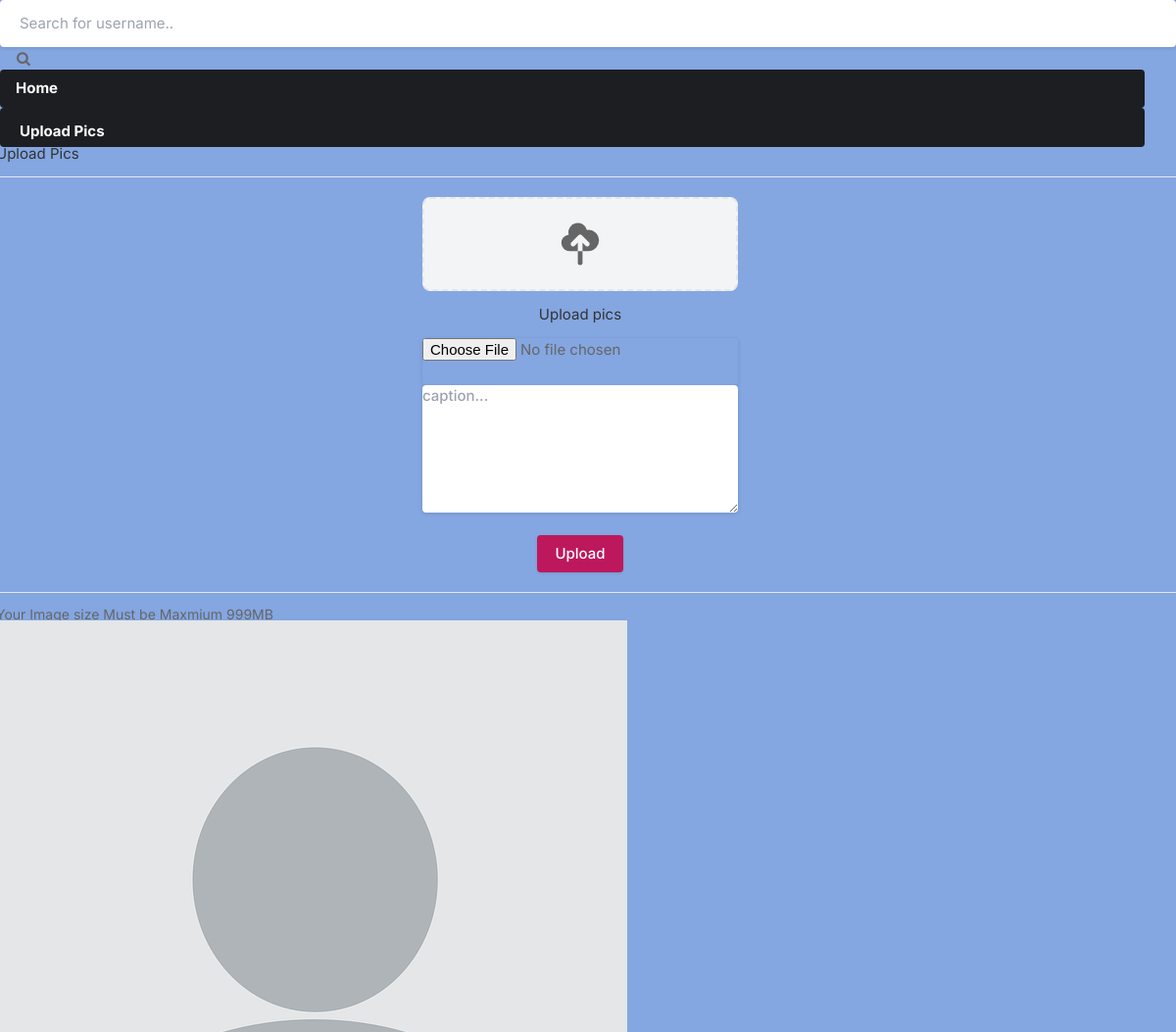
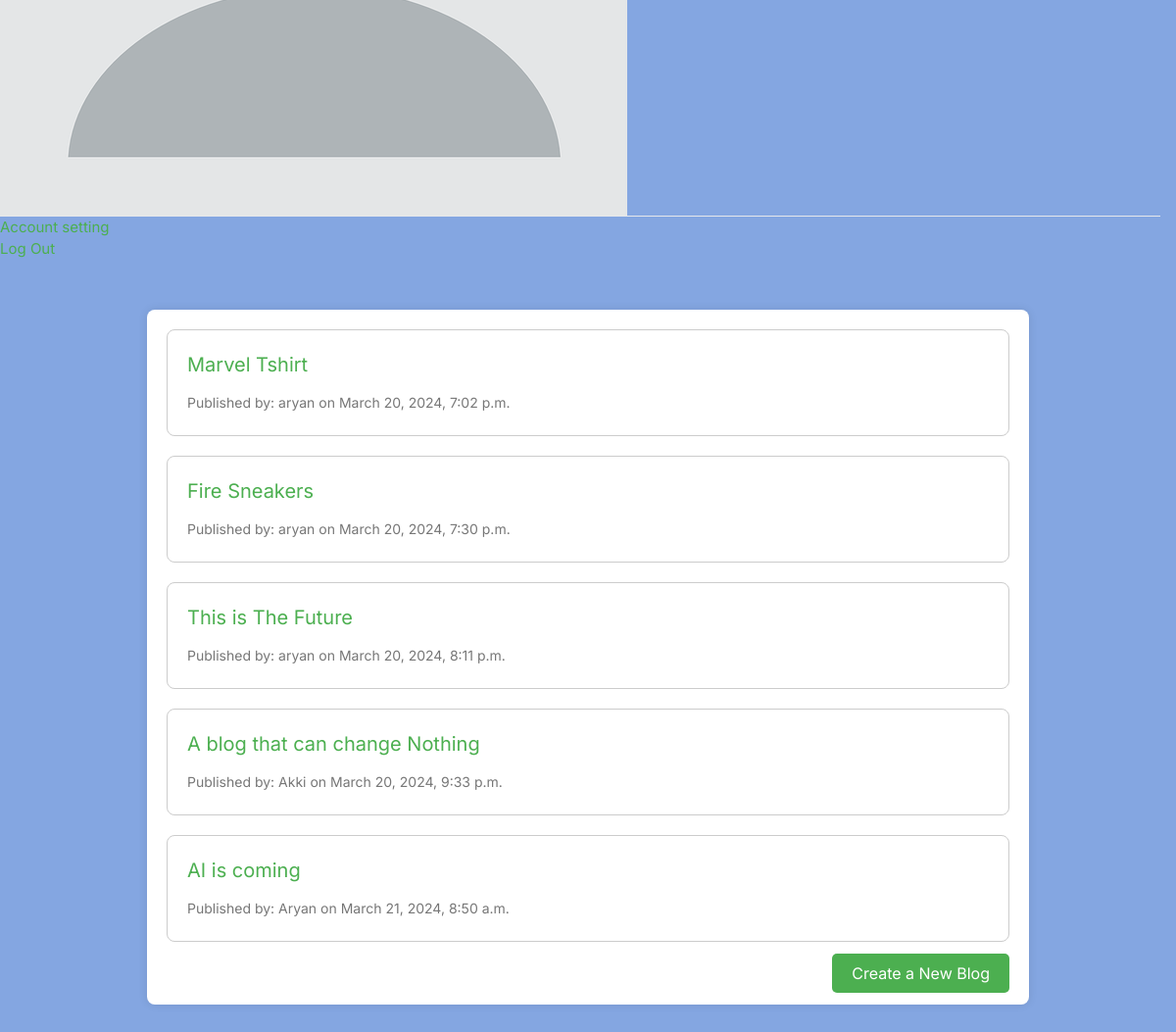
Screenshot of /blogs/ (signed in) with the database file from the repository (2 pictures, top to bottom).
### core/models.py (models this page shows, shortened)
class Profile(models.Model):
    user = models.ForeignKey(User, on_delete=models.CASCADE)
    id_user = models.IntegerField()
    bio = models.TextField(blank=True)
    profileimg = models.ImageField(upload_to='profile_images', default='blank-profile-picture.png')
    location = models.CharField(max_length=100, blank=True)

class Blog(models.Model):
    title = models.CharField(max_length=100)
    content = models.TextField()
    author = models.ForeignKey(User, on_delete=models.CASCADE)
    publication_date = models.DateTimeField(default=datetime.now)

### core/views.py (the view)
# urls.py: path('blogs/', views.blog_list, name='blog_list'),
@login_required(login_url='signin')
def blog_list(request):
    user_object = User.objects.get(username=request.user.username)
    user_profile = Profile.objects.get(user=user_object)
    blogs = Blog.objects.all()
    return render(request, 'blog_list.html', {'blogs': blogs,'user_profile': user_profile})

### templates/blog_list.html (shortened to what this page needs)
{% load static %}
<!DOCTYPE html>
<html lang="en">
<head>
    <link rel="stylesheet" href="{% static 'assets/css/icons.css' %}">
    <link rel="stylesheet" href="{% static 'assets/css/uikit.css' %}">
    <link rel="stylesheet" href="{% static 'assets/css/style.css' %}">
    <link rel="stylesheet" href="{% static 'assets/css/tailwind.css' %}">
    <link rel="stylesheet" href="https://cdnjs.cloudflare.com/ajax/libs/font-awesome/4.7.0/css/font-awesome.min.css">
</head>
<body>
    <header>
        <div class="header_inner">
            <form action="/search" method="POST">
            <div class="left-side">
                    <input type="text" name="username" placeholder="Search for username..">&nbsp; &nbsp;
                    <button type="submit"><i class="fa fa-search fa-1x"></i></button>
            </div>
        </form>
            <div class="right-side lg:pr-4">
                <a href="/" class="bg-pink-500 flex font-bold hidden hover:bg-pink-600 hover:text-white inline-block items-center lg:block max-h-10 mr-4 px-4 py-2 rounded shado text-white">Home</a>
                <a href="/upload"
                    class="bg-pink-500 flex font-bold hidden hover:bg-pink-600 hover:text-white inline-block items-center lg:block max-h-10 mr-4 px-4 py-2 rounded shado text-white">
                      Upload Pics
                </a>
                <div uk-dropdown="pos: top-right;mode:click ; animation: uk-animation-slide-bottom-small" class="header_dropdown">
                    <div class="px-4 py-3 -mx-5 -mt-4 mb-5 border-b">
                        <h4>Upload Pics</h4>
                    </div>
                    <div class="flex justify-center flex-center text-center">
                        <div class="flex flex-col choose-upload text-center">
                            <div class="bg-gray-100 border-2 border-dashed flex flex-col h-24 items-center justify-center relative w-full rounded-lg  ">
                            </div>
                            <form action="upload" method="POST" enctype="multipart/form-data" >
                            <p class="my-3 leading-6"> Upload pics
                            </p>
                            <div>
                                <input type="file" name="image_upload">
                                <textarea class="button soft-warning small" name="caption" placeholder="caption..." ></textarea>
                                <br>
                                <button class="button bg-blue-700" type="submit" >Upload</button>
                            </div>
                            </form>
                        </div>
                    </div>
                    <div class="px-4 py-3 -mx-5 -mb-4 mt-5 border-t text-sm">
                        Your Image size Must be Maxmium 999MB
                    </div>
                </div>
                <a href="../profile/{{user_profile.user}}" class="header-links-item">
                    <img src="{{user_profile.profileimg.url}}" class="header-avatar" alt="">
                </a>
                <div uk-drop="mode: click;offset:9" class="header_dropdown profile_dropdown border-t">
                    <ul>
                        <li><a href="/settings"> Account setting </a> </li>
                        <li><a href="logout"> Log Out</a></li>
                    </ul>
                </div>
            </div>
        </div>
    </header>
    <div class="container">
        {% for blog in blogs %}
        <div class="blog-box">
            <h2 class="blog-title"><a href="{% url 'blog_detail' pk=blog.pk %}">{{ blog.title }}</a></h2>
            <p class="blog-details">Published by: {{ blog.author }} on {{ blog.publication_date }}</p>
        </div>
        {% endfor %}
        <div class="create-blog">
            <a href="{% url 'create_blog' %}">Create a New Blog</a>
        </div>
    </div>
</body>
</html>

### static/assets/css/style.css (style rules this page uses)
body { background-color: #84a6e1!important; }
button { vertical-align: middle; }
span.button, button.button { background-color: #be185d; top: 0; color: #fff; position: relative; padding: 8px 18px; line-height: 22px; position: relative; font-weight: 500; font-size: 15px; display: inline-block; -webkit-transition: all 0.2s ease-in-out; transition: all 0.2s ease-in-out; cursor: pointer; overflow: hidden; border: none; border-radius: 4px; -webkit-box-shadow: 0 1px 3px rgba(0, 0, 0, 0.1); box-shadow: 0 1px 3px rgba(0, 0, 0, 0.1); }
input { height: 48px; line-height: 48px; padding: 0 20px; outline: none; font-size: 15px; color: #808080; max-width: 100%; width: 100%; -webkit-box-sizing: border-box; box-sizing: border-box; display: block; font-weight: 400; opacity: 1; border-radius: 4px; border: none; -webkit-box-shadow: 0 1px 4px 0px rgba(0, 0, 0, 0.12); box-shadow: 0 1px 4px 0px rgba(0, 0, 0, 0.12); }
input[type="text"], input[type="password"], input[type="email"], input[type="number"] { height: 48px; line-height: 48px; padding: 0 20px; outline: none; font-size: 15px; color: #808080; max-width: 100%; width: 100%; -webkit-box-sizing: border-box; box-sizing: border-box; display: block; font-weight: 400; opacity: 1; border-radius: 4px; border: none; -webkit-box-shadow: 0 1px 4px 0px rgba(0, 0, 0, 0.12); box-shadow: 0 1px 4px 0px rgba(0, 0, 0, 0.12); }
textarea { height: 48px; line-height: 48px; padding: 0 20px; outline: none; font-size: 15px; color: #808080; margin: 0 0 16px 0; max-width: 100%; width: 100%; -webkit-box-sizing: border-box; box-sizing: border-box; display: block; background-color: #fff; font-weight: 500; opacity: 1; border-radius: 4px; border: none; -webkit-box-shadow: 0 1px 4px 0px rgba(0, 0, 0, 0.12); box-shadow: 0 1px 4px 0px rgba(0, 0, 0, 0.12); }
input { -webkit-transition: all 0.1s ease-in-out; transition: all 0.1s ease-in-out; }
::placeholder { color: #808080; opacity: 1; }
textarea { height: auto; line-height: 27px; padding: 20px; min-height: 130px; -webkit-transition: none !important; transition: none !important; min-width: 100%; }
button { border: none; margin: 0; padding: 0; width: auto; overflow: visible; background: transparent; color: inherit; font: inherit; line-height: normal; cursor: pointer; }
a { color: #be185d; -webkit-transition: 0.3s; transition: 0.3s; outline: none !important; }
button { outline: none !important; }
img { max-width: 100%; }
body { color: #666; font-size: 15px; line-height: 27px; background-color: #f0f2f5; font-family: "Inter", sans-serif; text-transform: none; }
body p { font-size: 15px; line-height: 27px; }
h1, h2, h3, h4, h5, h6 { font-family: "Inter", sans-serif; text-transform: none; }
input[type="text"], input[type="password"], input[type="email"] { font-family: "Inter", sans-serif; text-transform: none; }
textarea, select { font-family: "Inter", sans-serif; text-transform: none; }
button, body .pac-container { font-family: "Inter", sans-serif; text-transform: none; }
h1, h2, h3, h4, h5, h6 { color: #333; font-weight: 500; margin: 0; padding: 0; }
h2 { font-size: 26px; }
h4 { font-size: 15px; }
@media (min-width: 1024px) { .container { max-width: 900px !important; padding-top: 45px; } }

### templates/blog_list.html (style rules this page uses)
body { font-family: Arial, sans-serif; background-color: #f7f7f7; margin: 0; padding: 0; }
.container { max-width: 800px; margin: 50px auto; padding: 20px; background-color: #fff; border-radius: 8px; box-shadow: 0 0 10px rgba(0, 0, 0, 0.1); }
h1, ul, li, p { color: #333; }
a { color: #4caf50; text-decoration: none; }
.blog-box { border: 1px solid #ccc; border-radius: 8px; padding: 20px; margin-bottom: 20px; }
.blog-title { font-size: 20px; margin-bottom: 10px; }
.blog-details { color: #777; font-size: 14px; }
.create-blog { display: block; margin-top: 20px; text-align: right; }
.create-blog a { background-color: #4caf50; color: #fff; padding: 10px 20px; border: none; border-radius: 5px; cursor: pointer; font-size: 16px; text-decoration: none; }

### rows the page displays
Profile: profileimg (placeholder picture)
Blog: title "Marvel Tshirt", author "aryan", publication_date "March 20, 2024, 7:02 p.m."
Blog: title "Fire Sneakers", author "aryan", publication_date "March 20, 2024, 7:30 p.m."
Blog: title "This is The Future", author "aryan", publication_date "March 20, 2024, 8:11 p.m."
Blog: title "A blog that can change Nothing", author "Akki", publication_date "March 20, 2024, 9:33 p.m."
Blog: title "AI is coming", author "Aryan", publication_date "March 21, 2024, 8:50 a.m."
